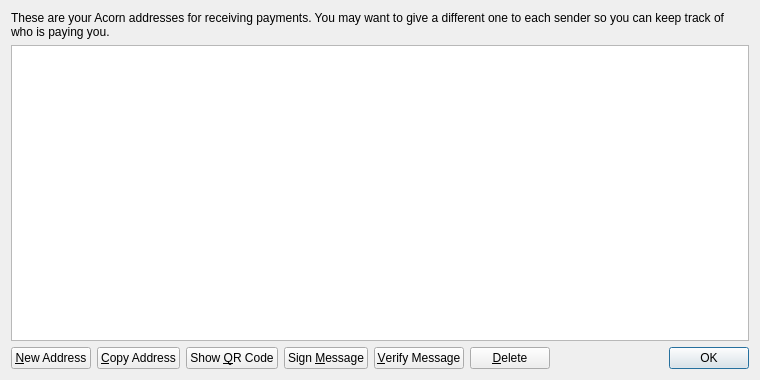
<?xml version="1.0" encoding="UTF-8"?>
<ui version="4.0">
 <class>AddressBookPage</class>
 <widget class="QWidget" name="AddressBookPage">
  <property name="geometry">
   <rect>
    <x>0</x>
    <y>0</y>
    <width>760</width>
    <height>380</height>
   </rect>
  </property>
  <property name="windowTitle">
   <string>Address Book</string>
  </property>
  <layout class="QVBoxLayout" name="verticalLayout">
   <item>
    <widget class="QLabel" name="labelExplanation">
     <property name="text">
      <string>These are your Acorn addresses for receiving payments. You may want to give a different one to each sender so you can keep track of who is paying you.</string>
     </property>
     <property name="textFormat">
      <enum>Qt::PlainText</enum>
     </property>
     <property name="wordWrap">
      <bool>true</bool>
     </property>
    </widget>
   </item>
   <item>
    <widget class="QTableView" name="tableView">
     <property name="contextMenuPolicy">
      <enum>Qt::CustomContextMenu</enum>
     </property>
     <property name="toolTip">
      <string>Double-click to edit address or label</string>
     </property>
     <property name="tabKeyNavigation">
      <bool>false</bool>
     </property>
     <property name="alternatingRowColors">
      <bool>true</bool>
     </property>
     <property name="selectionMode">
      <enum>QAbstractItemView::SingleSelection</enum>
     </property>
     <property name="selectionBehavior">
      <enum>QAbstractItemView::SelectRows</enum>
     </property>
     <property name="sortingEnabled">
      <bool>true</bool>
     </property>
     <attribute name="verticalHeaderVisible">
      <bool>false</bool>
     </attribute>
    </widget>
   </item>
   <item>
    <layout class="QHBoxLayout" name="horizontalLayout">
     <item>
      <widget class="QPushButton" name="newAddressButton">
       <property name="toolTip">
        <string>Create a new address</string>
       </property>
       <property name="text">
        <string>&amp;New Address</string>
       </property>
       <property name="icon">
        <iconset resource="../bitcoin.qrc">
         <normaloff>:/icons/add</normaloff>:/icons/add</iconset>
       </property>
      </widget>
     </item>
     <item>
      <widget class="QPushButton" name="copyToClipboard">
       <property name="toolTip">
        <string>Copy the currently selected address to the system clipboard</string>
       </property>
       <property name="text">
        <string>&amp;Copy Address</string>
       </property>
       <property name="icon">
        <iconset resource="../bitcoin.qrc">
         <normaloff>:/icons/editcopy</normaloff>:/icons/editcopy</iconset>
       </property>
      </widget>
     </item>
     <item>
      <widget class="QPushButton" name="showQRCode">
       <property name="text">
        <string>Show &amp;QR Code</string>
       </property>
       <property name="icon">
        <iconset resource="../bitcoin.qrc">
         <normaloff>:/icons/qrcode</normaloff>:/icons/qrcode</iconset>
       </property>
      </widget>
     </item>
     <item>
      <widget class="QPushButton" name="signMessage">
       <property name="toolTip">
        <string>Sign a message to prove you own a Acorn address</string>
       </property>
       <property name="text">
        <string>Sign &amp;Message</string>
       </property>
       <property name="icon">
        <iconset resource="../bitcoin.qrc">
         <normaloff>:/icons/edit</normaloff>:/icons/edit</iconset>
       </property>
      </widget>
     </item>
     <item>
      <widget class="QPushButton" name="verifyMessage">
       <property name="toolTip">
        <string>Verify a message to ensure it was signed with a specified Acorn address</string>
       </property>
       <property name="text">
        <string>&amp;Verify Message</string>
       </property>
       <property name="icon">
        <iconset resource="../bitcoin.qrc">
         <normaloff>:/icons/transaction_0</normaloff>:/icons/transaction_0</iconset>
       </property>
      </widget>
     </item>
     <item>
      <widget class="QPushButton" name="deleteButton">
       <property name="toolTip">
        <string>Delete the currently selected address from the list</string>
       </property>
       <property name="text">
        <string>&amp;Delete</string>
       </property>
       <property name="icon">
        <iconset resource="../bitcoin.qrc">
         <normaloff>:/icons/remove</normaloff>:/icons/remove</iconset>
       </property>
      </widget>
     </item>
     <item>
      <spacer name="horizontalSpacer">
       <property name="orientation">
        <enum>Qt::Horizontal</enum>
       </property>
       <property name="sizeHint" stdset="0">
        <size>
         <width>40</width>
         <height>20</height>
        </size>
       </property>
      </spacer>
     </item>
     <item>
      <widget class="QDialogButtonBox" name="buttonBox">
       <property name="sizePolicy">
        <sizepolicy hsizetype="Maximum" vsizetype="Fixed">
         <horstretch>0</horstretch>
         <verstretch>0</verstretch>
        </sizepolicy>
       </property>
       <property name="standardButtons">
        <set>QDialogButtonBox::Ok</set>
       </property>
      </widget>
     </item>
    </layout>
   </item>
  </layout>
 </widget>
 <resources>
  <include location="../bitcoin.qrc"/>
 </resources>
 <connections/>
</ui>
